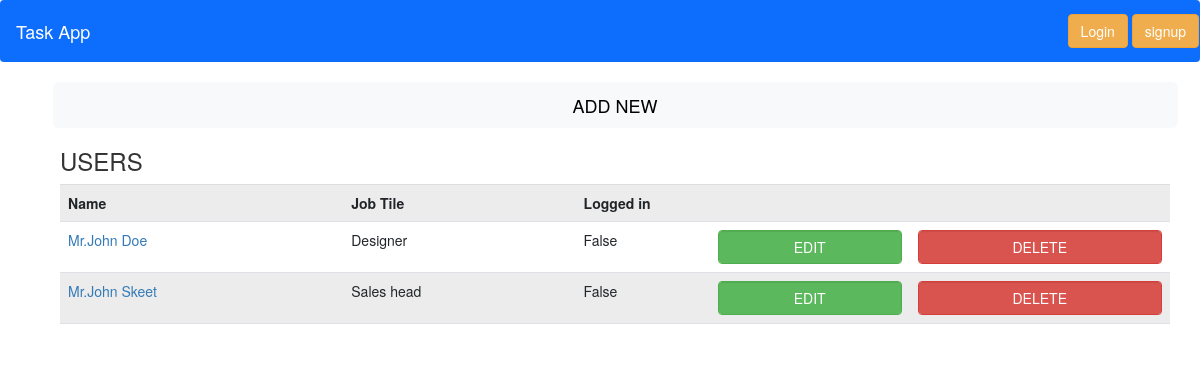
Page /list/ on the committed database.
### newapp/models.py (models this page shows, shortened)
class CrudUser(models.Model):
    first = models.CharField(max_length=30, blank=True)
    last = models.CharField(max_length=100, blank=True)
    short = models.CharField(max_length=30, blank=True)
    title = models.CharField(max_length=100, blank=True)
    email = models.EmailField()
    contact_number = PhoneNumberField()
    join_date = models.DateTimeField(default=timezone.now)
    image_url = models.URLField(max_length=200)
    medium_url = models.URLField(max_length=200)
    thumbnail_url = models.URLField(max_length=200)
    team = models.CharField(max_length=30)
    job_title = models.CharField(max_length=30)
    last_login = models.DateTimeField(auto_now_add=True)
    loggedIn = models.BooleanField(default=False)

### newapp/views.py (the view)
# urls.py: path('list/', CrudView.as_view(), name='list'),
class CrudView(ListView):
    model = CrudUser
    template_name = 'crud.html'
    context_object_name = 'users'

### templates/crud.html (shortened to what this page needs)
{% extends 'base.html' %}
{% load crispy_forms_tags %}
{% load static %}
{% block content %}
<div class="container">
    <div class="row">
        <div class="column">
            <a href="{% url 'form'  %}"><button type="button" class="btn  btn-light btn-lg btn-block">ADD NEW</button></a>
        </div>
        <div class="col-md-12">
            <h3>USERS</h3>
            <table id="userTable" class="table table-striped">
                <tr>
                    <th>Name</th>
                    <th>Job Tile</th>
                    <th colspan="3">Logged in</th>
                </tr>
                {% for user in users %}
                <tr id="user-{{user.id}}">
                    <td><a href="{% url 'detail' user.id %}"  class="userName userData" name="name">{{user.title}}.{{user.first}} {{user.last}}</a></td>
                    <td class="userAddress userData" name="address">{{user.job_title}}</td>
                    <td class="userAge userData" name="age">{{user.loggedIn}}</td>
                    <td align="center">
                        <a href="{% url 'update' user.id%}"><button class="btn btn-success form-control">EDIT</button></a>
                    </td>
                    <td align="center">
                        <button class="btn btn-danger form-control" onClick="deleteUser({{user.id}})">DELETE</button>
                    </td>
                </tr>
                {% endfor %}
            </table>
        </div>
    </div>
</div>
{% endblock %}

### rows in the picture
CrudUser: title "Mr", first "John", last "Doe", job_title "Designer", loggedIn "False"
CrudUser: title "Mr", first "John", last "Skeet", job_title "Sales head", loggedIn "False"
